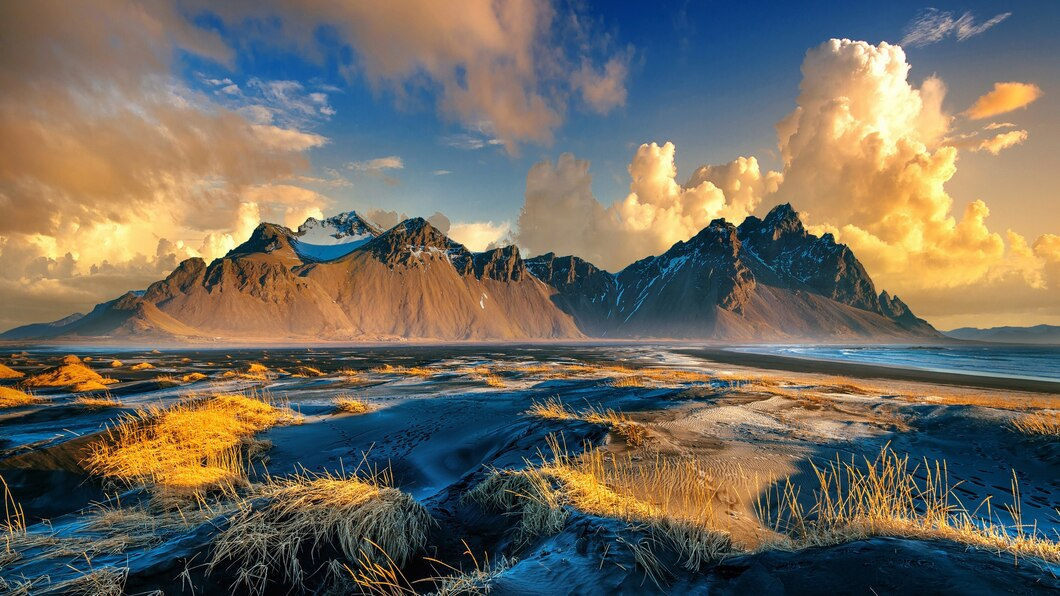
#> input picture vestrahorn-mountains-stokksnes-iceland_335224-667.jpg, 1060 x 596 px
$ python 4.py
#> lines starting #> are read from the running program, lines starting #| are printed output that depends on the picture; after the words box and inside, x2 and y2 are one past the last pixel; in counts of white or black regions, pixels touching at a corner belong together
import numpy as np
import cv2
from google.colab.patches import cv2_imshow  # For displaying images in Colab

def find_origin_of_frame_e(image_path):
    try:
        # Read the image from the file.
        image = cv2.imread(image_path)
#> image is the input picture: shape (596, 1060, 3); mean B, G, R 94.6, 106.8, 112.9
        if image is None:
            raise FileNotFoundError(f"Image not found: {image_path}")
    except Exception as e:
        print(f"Error: {e}")
        return None

    # Convert the image to grayscale.
    gray = cv2.cvtColor(image, cv2.COLOR_BGR2GRAY)
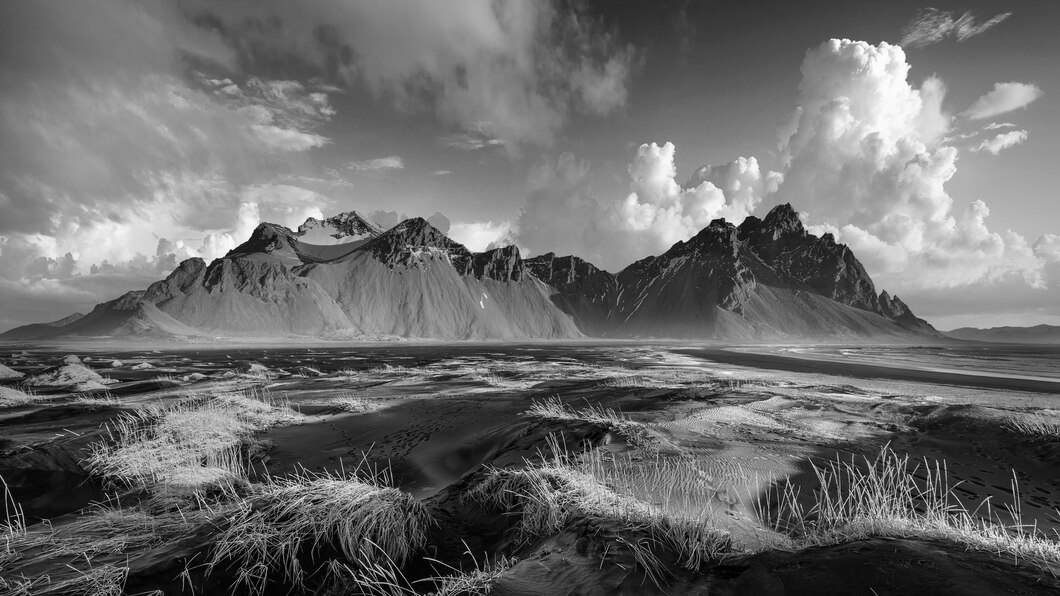
#> gray: shape (596, 1060); min 0, max 254, mean 107.2

    # Find the edges in the image using the Canny edge detector.
    edges = cv2.Canny(gray, 50, 150)
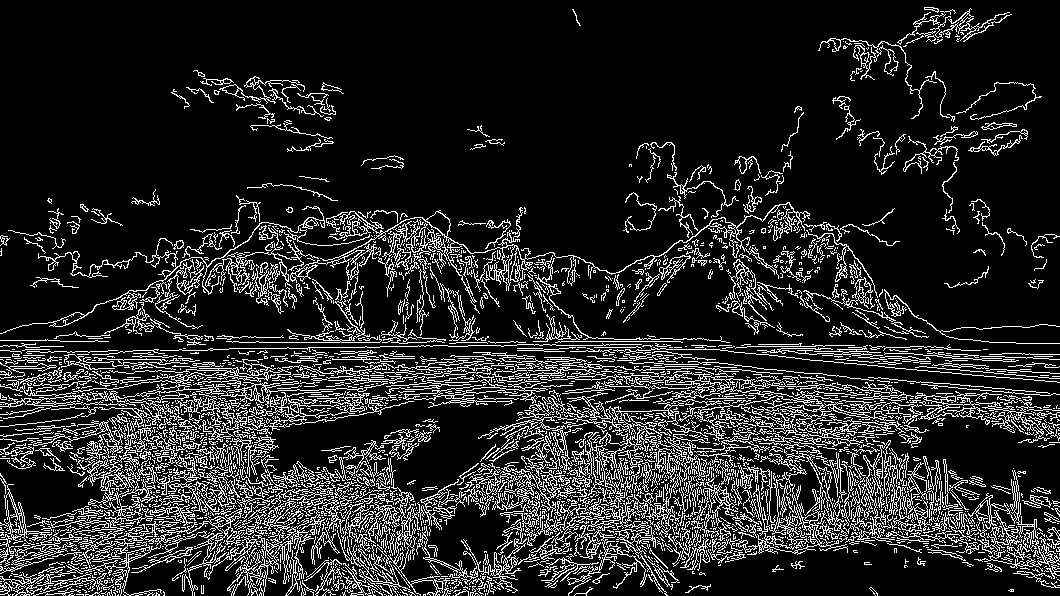
#> edges: shape (596, 1060); 15.1% white in thin lines or dots

    # Find the contours in the image using the findContours() function.
    contours, _ = cv2.findContours(edges, cv2.RETR_EXTERNAL, cv2.CHAIN_APPROX_SIMPLE)
#> contours = 2773 contours, 2551 with area under 20; largest, box (x1, y1, x2, y2) and area: (290, 202, 810, 314) 2618, (0, 508, 293, 596) 2215, (515, 364, 895, 434) 1806, (567, 413, 698, 509) 1111, (0, 380, 388, 425) 1040

    # Find the contour that corresponds to frame E.
    frame_e_contour = None
    for contour in contours:
        # Check if the contour is convex.
        if cv2.isContourConvex(contour):
            frame_e_contour = contour
            break
#> this loop made 16 passes
#> frame_e_contour on pass 16: [[118, 594], [117, 595], [118, 595]]
#> contour on passes 1 to 6: [[481, 595]], [[453, 595]], [[449, 595]], [[417, 595]], [[404, 595]], [[402, 595]]

    if frame_e_contour is not None:
        # Find the centroid of the contour.
        centroid = cv2.moments(frame_e_contour)
#> centroid = moments, m00 0.5, centre m10/m00, m01/m00 = (117.7, 594.7)

        # Ensure the moment has a non-zero area to avoid division by zero.
        if centroid['m00'] != 0:
            cx = int(centroid['m10'] / centroid['m00'])
#> cx = 117
            cy = int(centroid['m01'] / centroid['m00'])
#> cy = 594

            return cx, cy
        else:
            print("Error: Contour has zero area.")
            return None
    else:
        print("Error: No contour found.")
        return None

# Example usage:
image_path = 'vestrahorn-mountains-stokksnes-iceland_335224-667.jpg'
origin_coordinates = find_origin_of_frame_e(image_path)
#> origin_coordinates = (117, 594)

if origin_coordinates is not None:
    print(f"Origin of frame E: ({origin_coordinates[0]}, {origin_coordinates[1]})")
#| Origin of frame E: (117, 594)
else:
    print("Error finding origin coordinates.")
